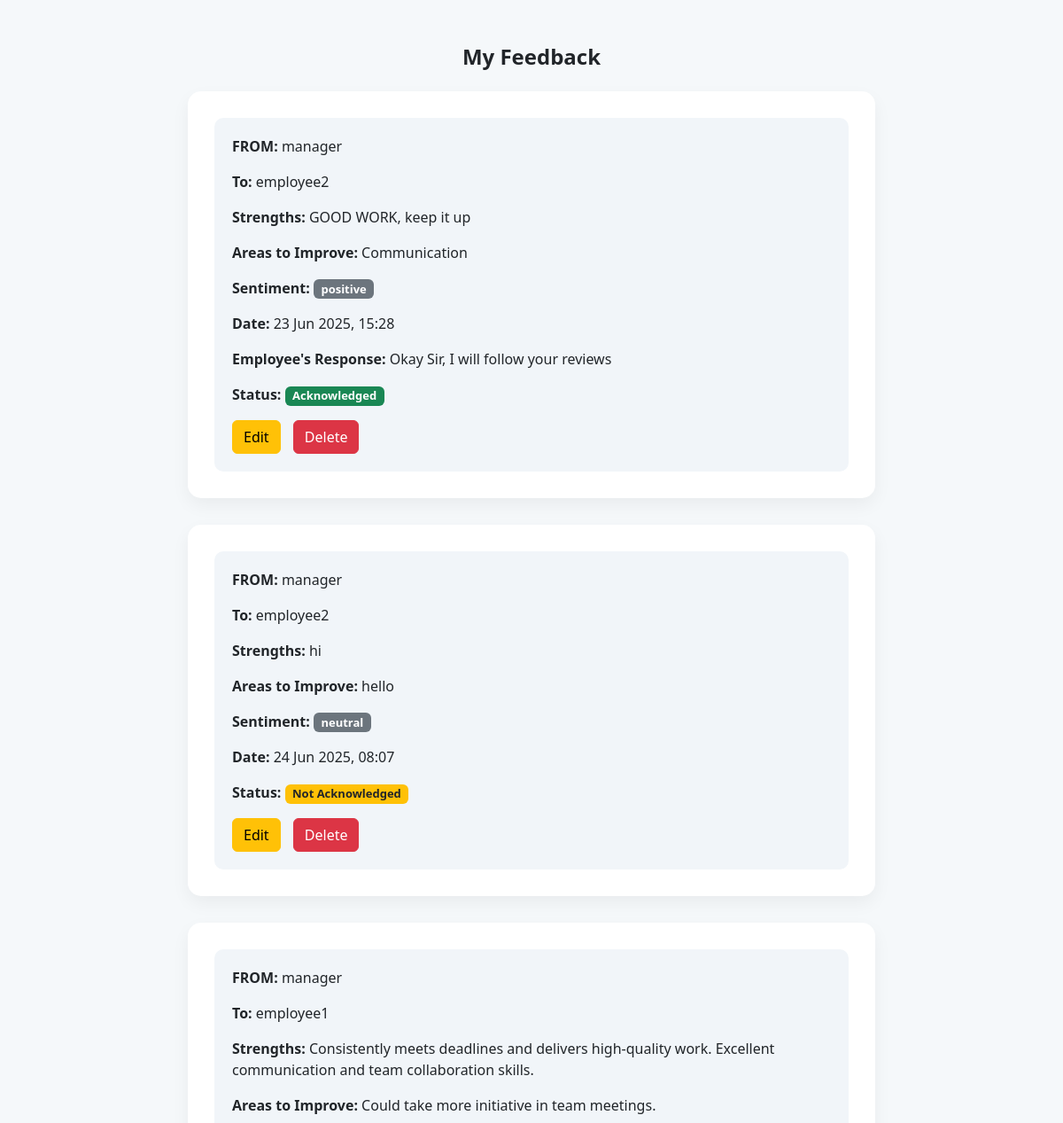
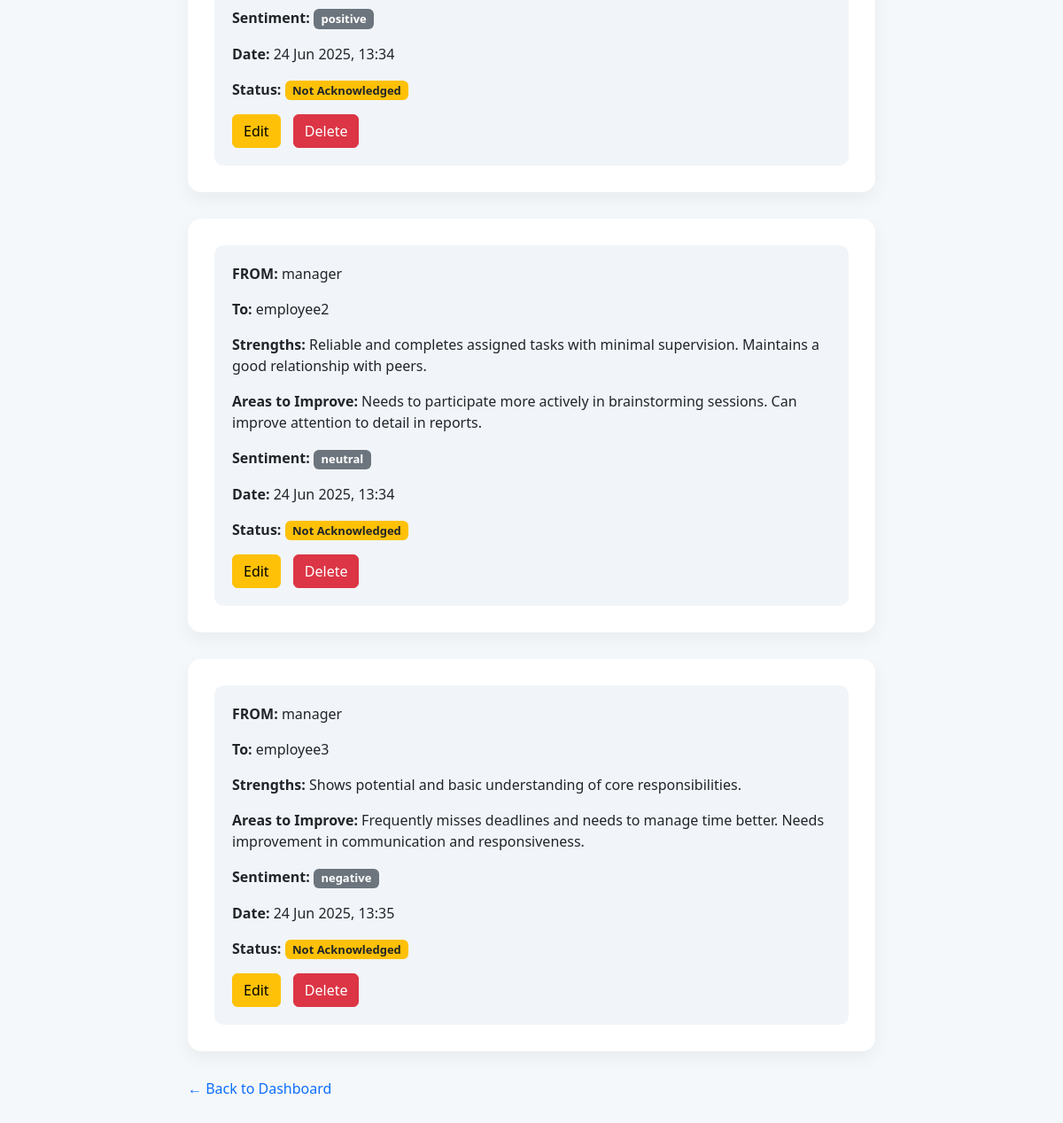
The app's page /view-feedback/ (signed in), older data (2 pictures, top to bottom).
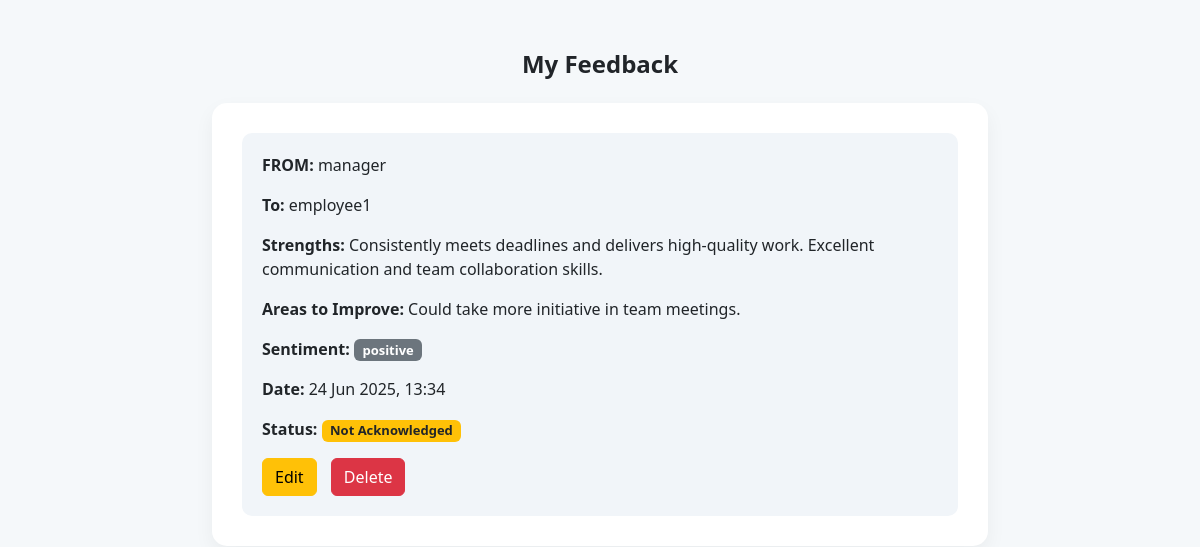
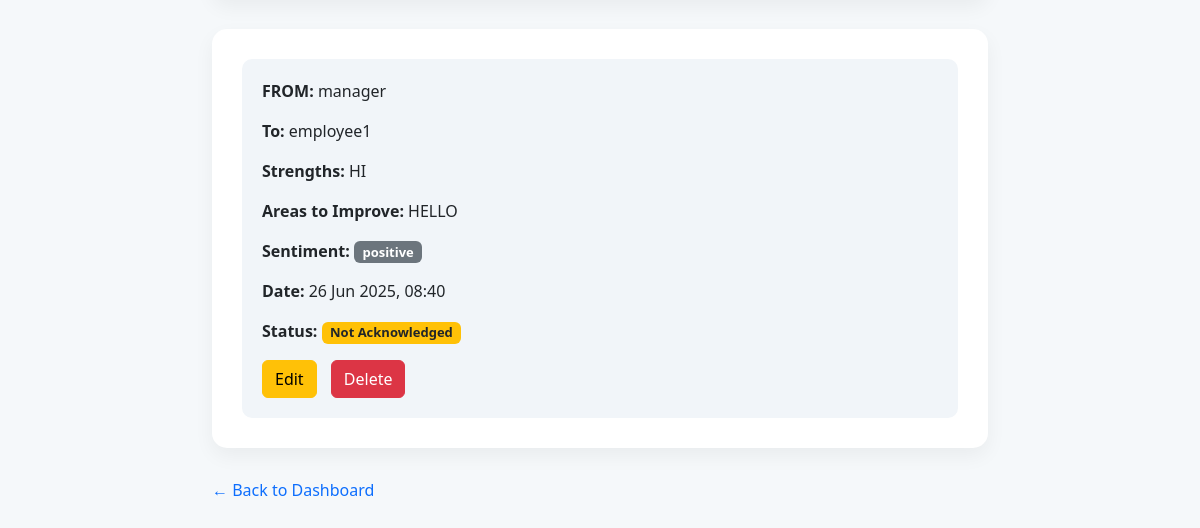
The same page, newer data (2 pictures, top to bottom).
### feedback/models.py (models this page shows, shortened)
class Feedback(models.Model):
    SENTIMENT_CHOICES = [
        ('positive', 'Positive'),
        ('neutral', 'Neutral'),
        ('negative', 'Negative'),
    ]
    strengths = models.TextField()
    areas_to_improve = models.TextField()
    sentiment = models.CharField(max_length=10, choices=SENTIMENT_CHOICES)
    created_by = models.ForeignKey(User, related_name='given_feedbacks', on_delete=models.CASCADE)
    created_for = models.ForeignKey(User, related_name='received_feedbacks', on_delete=models.CASCADE)
    employee_comment = models.TextField(blank=True, null=True)
    created_at = models.DateTimeField(auto_now_add=True)
    acknowledged = models.BooleanField(default=False)

class User(AbstractUser):
    ROLE_CHOICES = (
        ('manager', 'Manager'),
        ('employee', 'Employee'),
    )
    role = models.CharField(max_length=10, choices=ROLE_CHOICES)

### feedback/views.py (the view, shortened to what this page needs)
# urls.py: path('view-feedback/', views.view_feedback, name='view_feedback'),
@login_required
def view_feedback(request):
    if request.user.role == 'manager':
        feedbacks = Feedback.objects.filter(created_by=request.user)
        return render(request, 'feedback/view_feedback.html', {
            'feedbacks': feedbacks,
            'is_manager': True
        })

### feedback/templates/feedback/view_feedback.html (shortened to what this page needs)
<!DOCTYPE html>
<html lang="en">
<head>
    <link href="https://cdn.jsdelivr.net/npm/bootstrap@5.3.0/dist/css/bootstrap.min.css" rel="stylesheet">
</head>
<body>
<div class="container">
    <div class="feedback-header">
        <h2 class="text-center mb-4">My Feedback</h2>
    </div>
    {% for feedback in feedbacks %}
        <div class="feedback-card">
            <div class="feedback-box">
                <p><strong>FROM:</strong> {{ feedback.created_by }}</p>
                <p><strong>To:</strong> {{ feedback.created_for }}</p>
                <p><strong>Strengths:</strong> {{ feedback.strengths }}</p>
                <p><strong>Areas to Improve:</strong> {{ feedback.areas_to_improve }}</p>
                <p><strong>Sentiment:</strong> <span class="badge bg-secondary">{{ feedback.sentiment }}</span></p>
                <p><strong>Date:</strong> {{ feedback.created_at|date:"d M Y, H:i" }}</p>
                {% if feedback.employee_comment %}
                    <p><strong>Employee's Response:</strong> {{ feedback.employee_comment }}</p>
                {% endif %}
                {% if is_manager %}
                    <p><strong>Status:</strong>
                        {% if feedback.acknowledged %}
                            <span class="badge bg-success">Acknowledged</span>
                        {% else %}
                            <span class="badge bg-warning text-dark">Not Acknowledged</span>
                        {% endif %}
                    </p>
                {% if user == feedback.created_by %}
                    <a href="{% url 'edit_feedback' feedback.id %}" class="btn btn-warning btn-space">Edit</a>
                    <a href="{% url 'delete_feedback' feedback.id %}" class="btn btn-danger btn-space" onclick="return confirm('Are you sure you want to delete this feedback?');">Delete</a>
                {% endif %}
                {% endif %}
            </div>
        </div>
    {% empty %}
        <div class="alert alert-warning text-center">No feedbacks to display.</div>
    {% endfor %}
    <div class="footer-actions">
        <a href="{% url 'dashboard' %}" class="back-link">← Back to Dashboard</a>
    </div>
</div>
</body>
</html>

Row changes from the older to the newer data that the page shows:
removed Feedback: created_by "manager", created_for "employee2", strengths "GOOD WORK, keep it up", areas_to_improve "Communication", sentiment "positive", created_at "23 Jun 2025, 15:28", employee_comment "Okay Sir, I will follow your reviews", acknowledged "Acknowledged", shows "Edit"
removed Feedback: created_by "manager", created_for "employee2", strengths "hi", areas_to_improve "hello", sentiment "neutral", created_at "24 Jun 2025, 08:07", acknowledged "Not Acknowledged", shows "Edit"
removed Feedback: created_by "manager", created_for "employee2", strengths "Reliable and completes assigned tasks with minimal supervision. Maintains a good relationship with peers.", areas_to_improve "Needs to participate more actively in brainstorming sessions. Can improve attention to detail in reports.", sentiment "neutral", created_at "24 Jun 2025, 13:34", acknowledged "Not Acknowledged", shows "Edit"
removed Feedback: created_by "manager", created_for "employee3", strengths "Shows potential and basic understanding of core responsibilities.", areas_to_improve "Frequently misses deadlines and needs to manage time better. Needs improvement in communication and responsiveness.", sentiment "negative", created_at "24 Jun 2025, 13:35", acknowledged "Not Acknowledged", shows "Edit"
added Feedback: created_by "manager", created_for "employee1", strengths "HI", areas_to_improve "HELLO", sentiment "positive", created_at "26 Jun 2025, 08:40", acknowledged "Not Acknowledged", shows "Edit"
